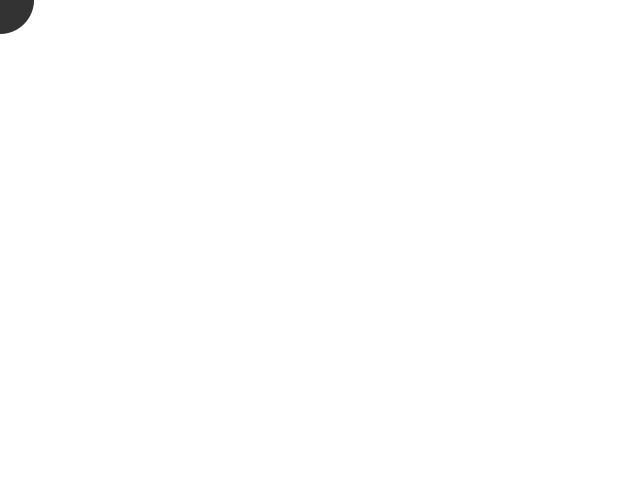
Frame 1 (no input)
Frame 60 (the mouse pressed at the canvas centre just before this capture): identical to frame 1, image omitted
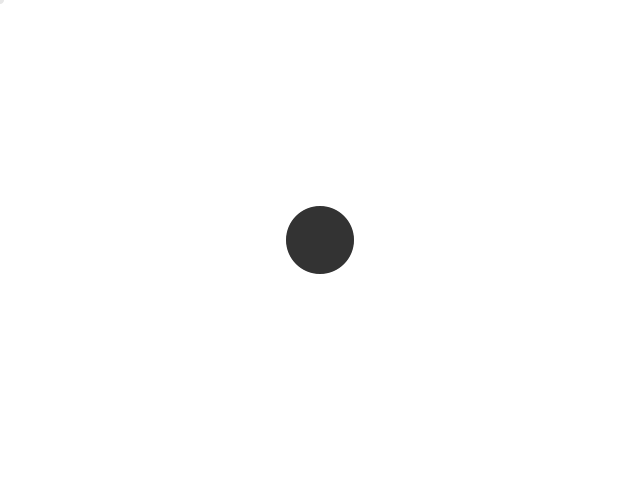
Frame 120 (the mouse held since frame 60 and released just before this capture)

The Processing sketch that drew these frames (run headless with seeded random() and noise(); from frame 60 on, the mouse is pressed at the canvas centre):

// Processing sketch: processing_75452
// ── processing_75452.pde

//store mouseX,mouseY for 50 frames
int[] x = new int[70];
int[] y = new int[70];

void setup(){
  size(640,480);
  for (int i =0; i <x.length; i=i+1){ // i ++ ==== i =i+1;
    x[i] =0;
    y[i] = 0;
    /*
    x[0] = 0;
    x[1] = 0;
    x[2] = 0;
    x[3] = 0;
    .........
    x[49] = 0;
  */
}
}
void draw(){
background(255);
  for(int i =0; i < x.length-1; i++){
    x[i] = x[i +1];// x[49] = x[49+1];
    y[i] = y[i +1];

    x[x.length-1] = mouseX;
    y[x.length-1] = mouseY;

  noStroke();
  fill(255-i*3);
  ellipse(x[i],y[i],i,i); 
  }

}
